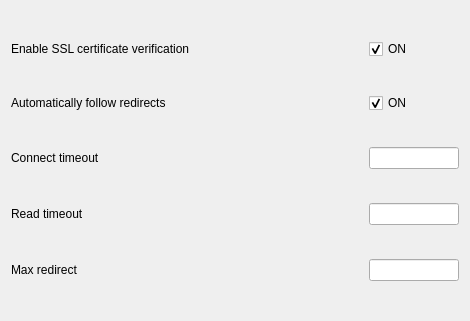
<?xml version="1.0" encoding="UTF-8"?>
<ui version="4.0">
 <class>Form</class>
 <widget class="QWidget" name="Form">
  <property name="geometry">
   <rect>
    <x>0</x>
    <y>0</y>
    <width>470</width>
    <height>321</height>
   </rect>
  </property>
  <property name="windowTitle">
   <string>Form</string>
  </property>
  <layout class="QGridLayout" name="gridLayout">
   <item row="3" column="0">
    <layout class="QHBoxLayout" name="horizontalLayout_4" stretch="10,1">
     <item>
      <widget class="QLabel" name="label_4">
       <property name="text">
        <string>Read timeout</string>
       </property>
      </widget>
     </item>
     <item>
      <widget class="QLineEdit" name="read_timeout_lineEdit">
       <property name="minimumSize">
        <size>
         <width>90</width>
         <height>0</height>
        </size>
       </property>
       <property name="alignment">
        <set>Qt::AlignLeading|Qt::AlignLeft|Qt::AlignVCenter</set>
       </property>
      </widget>
     </item>
    </layout>
   </item>
   <item row="0" column="0">
    <layout class="QHBoxLayout" name="horizontalLayout" stretch="10,0">
     <item>
      <widget class="QLabel" name="label">
       <property name="text">
        <string>Enable SSL certificate verification</string>
       </property>
      </widget>
     </item>
     <item>
      <widget class="QCheckBox" name="ssl_checkBox">
       <property name="minimumSize">
        <size>
         <width>90</width>
         <height>0</height>
        </size>
       </property>
       <property name="text">
        <string>ON</string>
       </property>
       <property name="checked">
        <bool>true</bool>
       </property>
      </widget>
     </item>
    </layout>
   </item>
   <item row="2" column="0">
    <layout class="QHBoxLayout" name="horizontalLayout_3" stretch="10,1">
     <item>
      <widget class="QLabel" name="label_3">
       <property name="text">
        <string>Connect timeout</string>
       </property>
      </widget>
     </item>
     <item>
      <widget class="QLineEdit" name="conn_timeout_lineEdit">
       <property name="minimumSize">
        <size>
         <width>90</width>
         <height>0</height>
        </size>
       </property>
       <property name="alignment">
        <set>Qt::AlignLeading|Qt::AlignLeft|Qt::AlignVCenter</set>
       </property>
      </widget>
     </item>
    </layout>
   </item>
   <item row="1" column="0">
    <layout class="QHBoxLayout" name="horizontalLayout_5" stretch="10,0">
     <item>
      <widget class="QLabel" name="label_5">
       <property name="text">
        <string>Automatically follow redirects</string>
       </property>
      </widget>
     </item>
     <item>
      <widget class="QCheckBox" name="redirect_checkBox">
       <property name="minimumSize">
        <size>
         <width>90</width>
         <height>0</height>
        </size>
       </property>
       <property name="text">
        <string>ON</string>
       </property>
       <property name="checked">
        <bool>true</bool>
       </property>
      </widget>
     </item>
    </layout>
   </item>
   <item row="4" column="0">
    <layout class="QHBoxLayout" name="horizontalLayout_6" stretch="10,1">
     <item>
      <widget class="QLabel" name="label_6">
       <property name="text">
        <string>Max redirect</string>
       </property>
      </widget>
     </item>
     <item>
      <widget class="QLineEdit" name="max_redirect_lineEdit">
       <property name="minimumSize">
        <size>
         <width>90</width>
         <height>0</height>
        </size>
       </property>
       <property name="alignment">
        <set>Qt::AlignLeading|Qt::AlignLeft|Qt::AlignVCenter</set>
       </property>
      </widget>
     </item>
    </layout>
   </item>
  </layout>
 </widget>
 <resources/>
 <connections/>
</ui>
